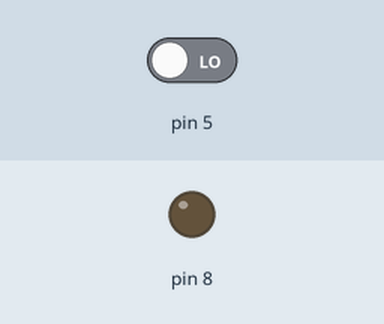
Recording of a sketch running on a simulated Arduino Uno, built with avr-gcc and run on an emulated ATmega328P. Parts: output pins drawn as LEDs (lit = HIGH). The inputs (shaded band) are chosen by the test bench; at power-on: pin 5 LOW. What the sketch prints to the serial monitor is not drawn.

Above: at 1.2 s.
1.3 s: pin 5 driven HIGH
At 2.5 s:
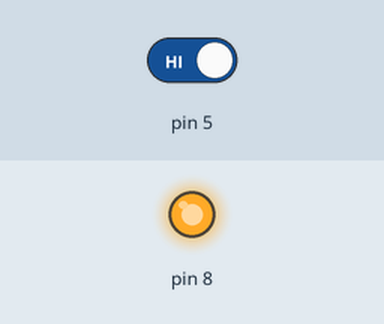
2.8 s: pin 5 driven LOW
At 4.1 s:
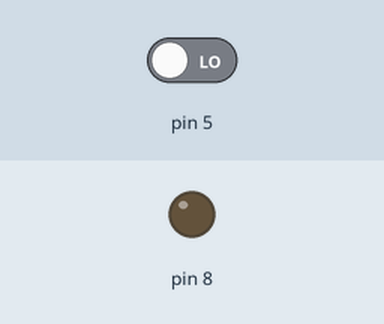
Timing chart, 0 to 5.8 s (numbered marks = the images above; inputs shaded):
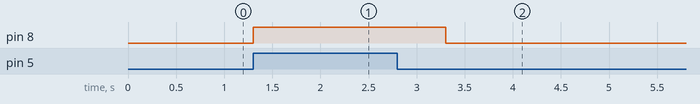

The sketch:

06_button.ino
```cpp
void setup() {
  pinMode(5, INPUT);
  pinMode(8, OUTPUT);
  Serial.begin (9600);
}

void loop()
{
  if(digitalRead(5) > 0)
  {
    digitalWrite(8, HIGH);
    delay(1000);
    }
  else
  {
    digitalWrite(8, LOW);
    }
  Serial.println(digitalRead(5));
}
```

Measured:
- after the input at 1.3 s, pin 8: LOW → HIGH at once
- after the input at 2.8 s, pin 8: HIGH → LOW after 0.50 s
